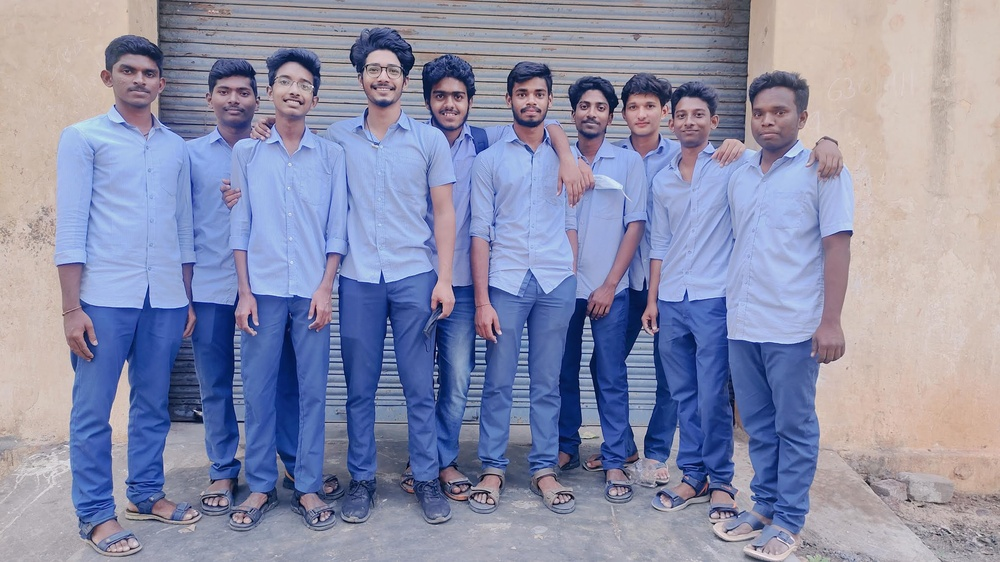
#> input picture images/sample.jpg, 1000 x 562 px, shrunk from 2368 x 1332 before the run
$ python face_detection.py
#> lines starting #> are read from the running program, lines starting #| are printed output that depends on the picture; after the words box and inside, x2 and y2 are one past the last pixel; in counts of white or black regions, pixels touching at a corner belong together
import cv2

# Load Haar Cascade
face_cascade = cv2.CascadeClassifier(cv2.data.haarcascades + 'haarcascade_frontalface_default.xml')

# Load an image
image_path = 'images/sample.jpg'
image = cv2.imread(image_path)
#> image is the input picture: shape (562, 1000, 3); mean B, G, R 170.1, 142.4, 139.1

gray_image = cv2.cvtColor(image, cv2.COLOR_BGR2GRAY)
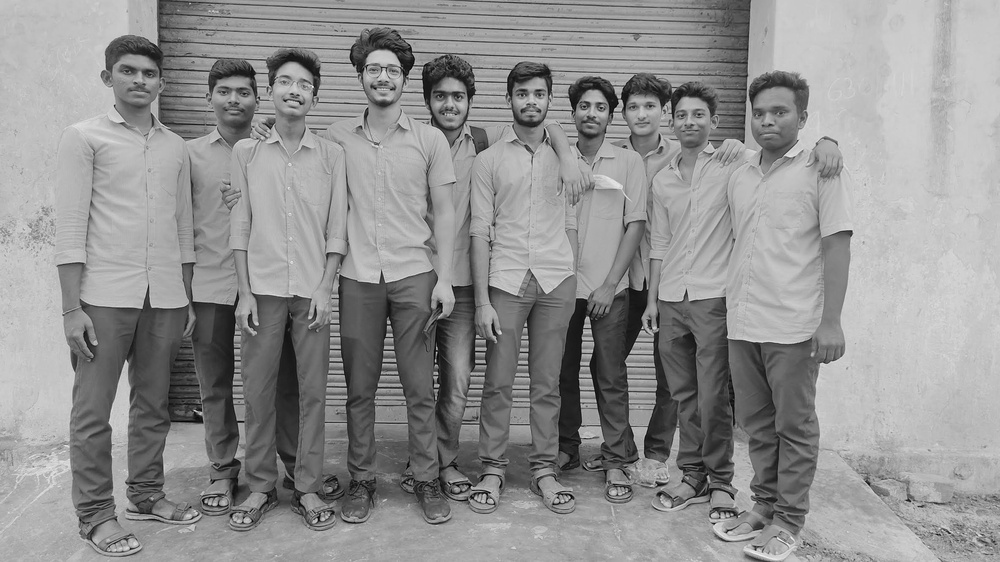
#> gray_image: shape (562, 1000); min 2, max 248, mean 144.6

faces = face_cascade.detectMultiScale(gray_image, scaleFactor=1.1, minNeighbors=5, minSize=(30, 30))
#> faces = [[568, 88, 49, 49], [666, 95, 50, 50], [421, 74, 57, 57], [617, 87, 51, 51], [356, 48, 54, 54], [205, 69, 57, 57], [504, 72, 54, 54], [742, 89, 58, 58], [107, 48, 62, 62], [265, 60, 56, 56]]

for (x, y, w, h) in faces:
    cv2.rectangle(image, (x, y), (x + w, y + h), (255, 0, 0), 2)
#> this loop made 10 passes
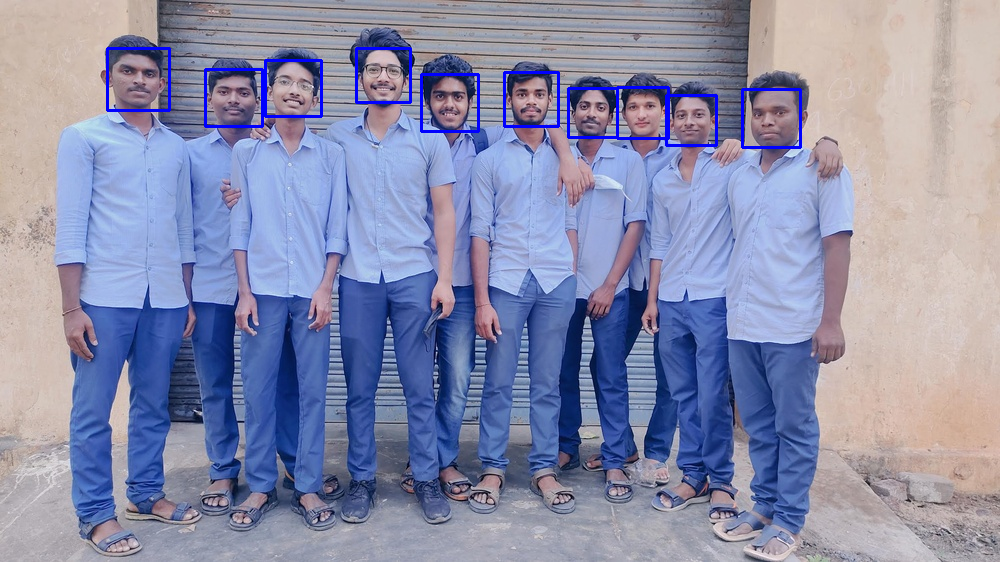
#> image: shape (562, 1000, 3); 1.13% of pixels changed, all inside (x1, y1, x2, y2) = (106, 47, 802, 149)

cv2.imshow('Face Detection', image)
cv2.waitKey(0)
cv2.destroyAllWindows()

cv2.imwrite('images/output.jpg', image)
